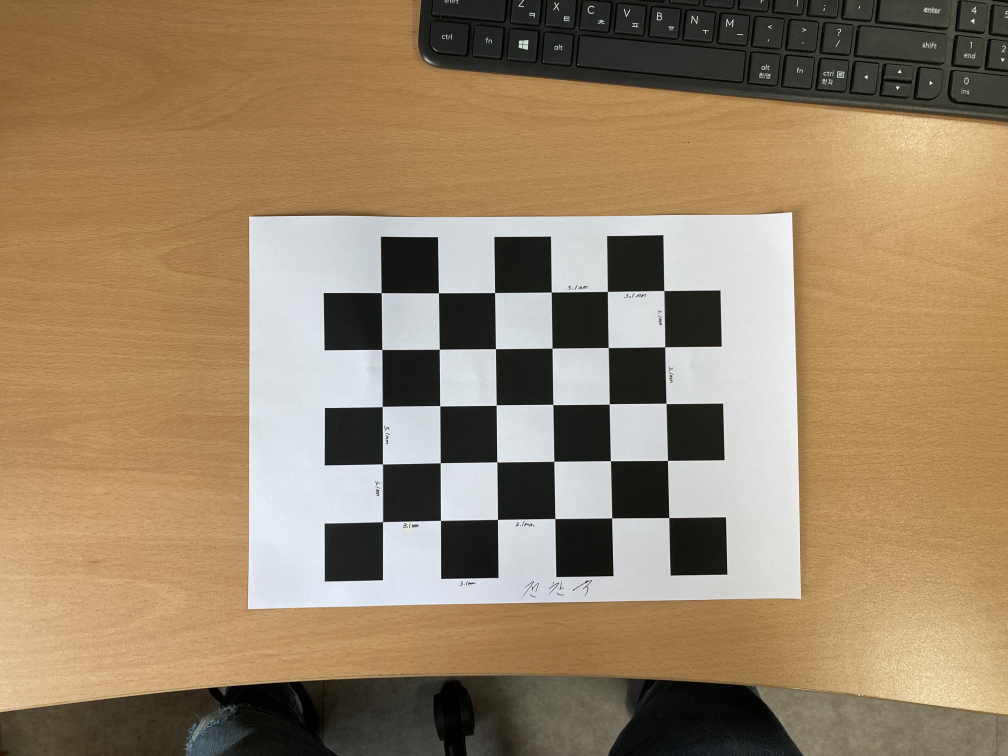
#> input picture 과제/과제 2/Images/IMG_9726.jpg, 4032 x 3024 px (shown at 1/4 size); its folder holds only this picture in this run
$ python 'calibration copy.py'
#> lines starting #> are read from the running program, lines starting #| are printed output that depends on the picture
# https://docs.opencv.org/4.x/dc/dbb/tutorial_py_calibration.html
import os
import cv2
import numpy as np

# termination criteria
criteria = (
    cv2.TERM_CRITERIA_EPS + cv2.TERM_CRITERIA_MAX_ITER,
    30,
    0.001,
)

checker = (5, 6)  # (rows, columns)

# prepare object points, like (0,0,0), (1,0,0), (2,0,0) ....,(6,5,0)
objp = np.zeros((1, checker[0] * checker[1], 3), np.float32)  # 3D points
objp[0, :, :2] = np.mgrid[0 : checker[0], 0 : checker[1]].T.reshape(-1, 2)

# Arrays to store object points and image points from all the images.
objpoints = []  # 3d point in real world space
imgpoints = []  # 2d points in image plane.

# images = glob.glob('./Images/*.jpg')
images = os.listdir("./Images")

for i in range(len(images)):
    img = cv2.imread("./Images/" + images[i])
#> img is the input picture: shape (3024, 4032, 3); mean B, G, R 103.9, 131.8, 152.4
    gray = cv2.cvtColor(img, cv2.COLOR_BGR2GRAY)
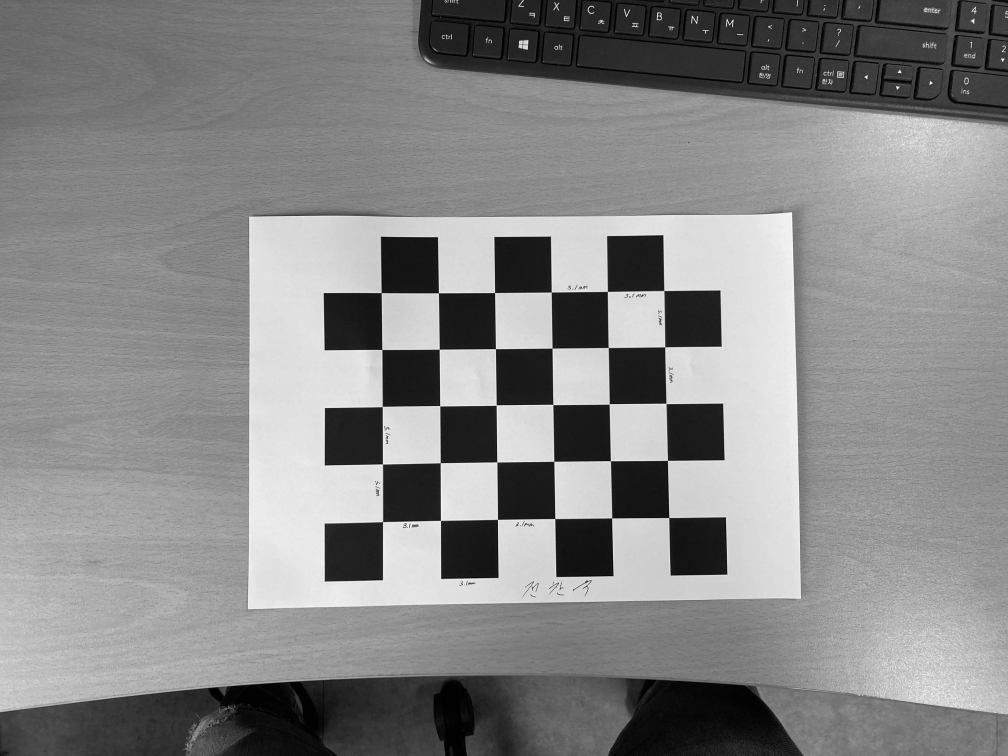
#> gray: shape (3024, 4032) (shown at 1/4 size); min 0, max 255, mean 134.7

    # Find the chess board corners
    ret, corners = cv2.findChessboardCorners(gray, checker, None)
#> ret = True; corners = 30 rows, first 8: [1531.1, 2087.7], [1531, 1857.1], [1530, 1627.6], [1528.8, 1399.3], [1525.6, 1171.7], [1763.4, 2082.7], [1762.3, 1852.3], [1760.5, 1624.2]

    # If found, add object points, image points (after refining them)
    if ret:
        objpoints.append(objp)

        corners2 = cv2.cornerSubPix(gray, corners, (11, 11), (-1, -1), criteria)
#> corners2 = 30 rows, first 8: [1531.6, 2087.9], [1531.1, 1857.3], [1530.2, 1627.4], [1528.8, 1399.4], [1526, 1171.8], [1763.3, 2082.9], [1762.3, 1852.4], [1760.5, 1624.4]
        imgpoints.append(corners2)

        # Draw and display the corners
        # img = cv2.drawChessboardCorners(img, checker, corners2, ret)
        # cv2.namedWindow("image" + str(i), cv2.WINDOW_NORMAL)
        # cv2.resizeWindow("image" + str(i), 800, 600)
        # cv2.imshow("image" + str(i), img)

## Calibration
# cv2.calibrateCamera() which returns the camera matrix, distortion coefficients, rotation and translation vectors etc.
ret, mtx, dist, rvecs, tvecs = cv2.calibrateCamera(
    objpoints, imgpoints, gray.shape[::-1], None, None
)
#> ret = 0.567; mtx = [[5298.6, 0, 2086.5], [0, 5311.2, 1594.8], [0, 0, 1]]; dist = [[-1.07, 156.6, 0.00148, 0.00311, -4602.9]]; rvecs = ([-0.021, -0.0904, -1.58],); tvecs = ([-2.41, 2.14, 23.11],)

## Undistortion
for i in range(len(images)):
    img = cv2.imread("./Images/" + images[i])
    h, w = img.shape[:2]
    newcameramtx, roi = cv2.getOptimalNewCameraMatrix(mtx, dist, (w, h), 1, (w, h))
#> newcameramtx has the same summary as mtx; roi = (0, 0, 4031, 3023)
    # 1. Using cv2.undistort()
    dst = cv2.undistort(img, mtx, dist, None, newcameramtx)
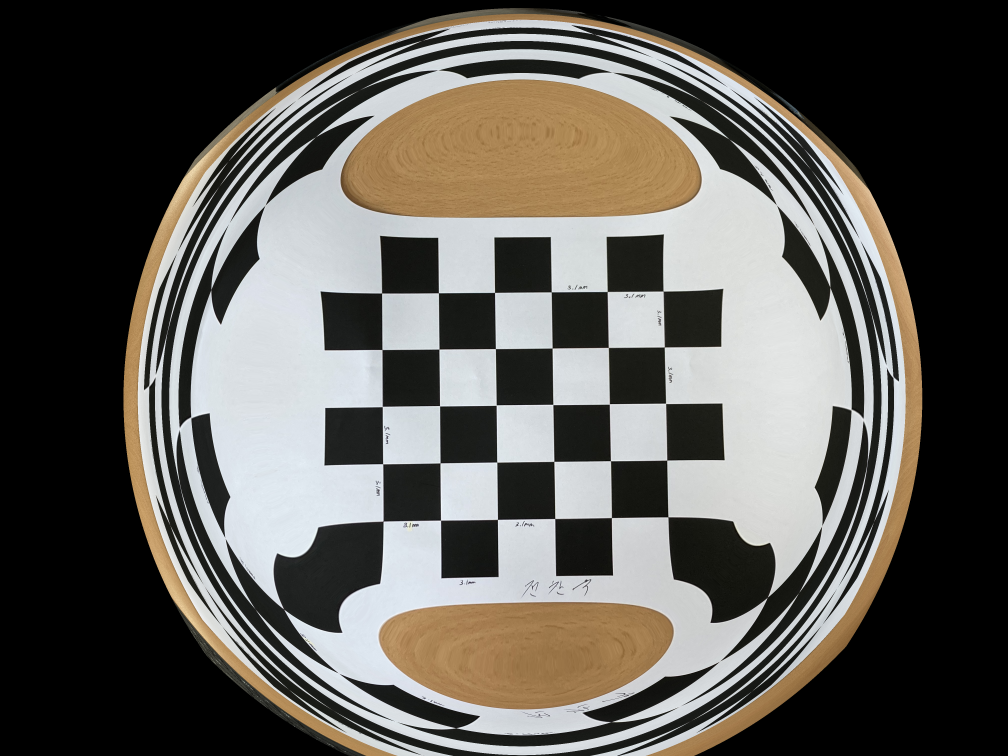
#> dst: shape (3024, 4032, 3) (shown at 1/4 size); mean B, G, R 86.4, 91.9, 94.7
    # crop the image
    x, y, w, h = roi
#> x = 0; y = 0; w = 4031; h = 3023
    dst = dst[y : y + h, x : x + w]
#> dst: shape (3023, 4031, 3)
    cv2.namedWindow("Undistorted Image" + str(i), cv2.WINDOW_NORMAL)
    cv2.resizeWindow("Undistorted Image" + str(i), 400, 300)
    cv2.imshow("Undistorted Image" + str(i), dst)
cv2.waitKey(0)
cv2.destroyAllWindows()

$ run again, on 과제/과제 2/Images/IMG_9730.jpg
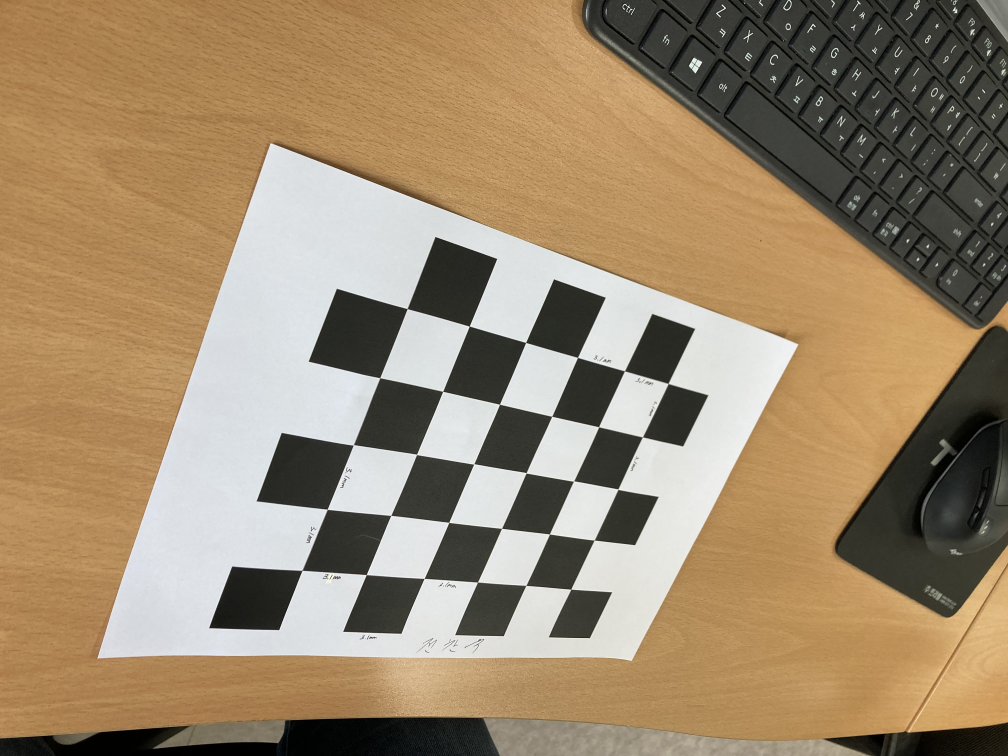
#> input picture 과제/과제 2/Images/IMG_9730.jpg, 4032 x 3024 px (shown at 1/4 size)
#> img is the input picture: shape (3024, 4032, 3); mean B, G, R 109.1, 136.5, 156.5
#> `gray = cv2.cvtColor(img, cv2.COLOR_BGR2GRAY)`:
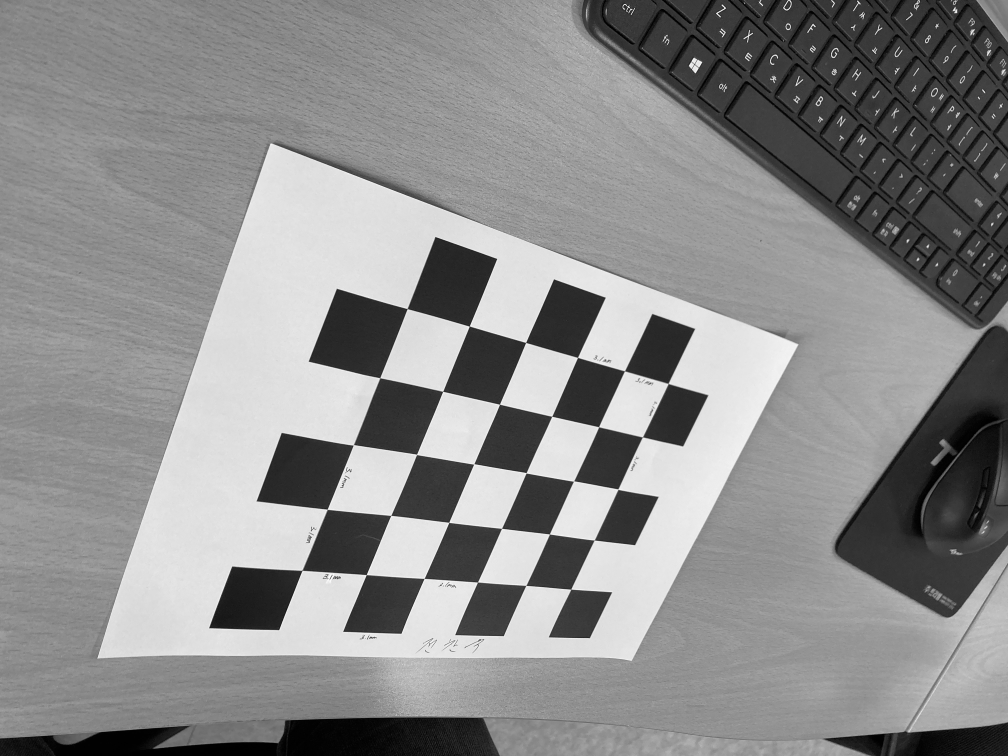
#> gray: shape (3024, 4032) (shown at 1/4 size); min 0, max 255, mean 139.3
#> `ret, corners = cv2.findChessboardCorners(gray, checker, None)`: ret = True; corners = 30 rows, first 8: [1209, 2281.5], [1310.1, 2037.8], [1413.4, 1781.9], [1520.4, 1513.2], [1630.1, 1235.1], [1466.5, 2299.6], [1564.8, 2062.9], [1667.2, 1818.2]
#> corners2 = 30 rows, first 8: [1209.5, 2282.6], [1310.2, 2038.3], [1414.7, 1780.8], [1520.5, 1512.6], [1630.3, 1235.6], [1466.3, 2299.7], [1564.8, 2062.8], [1667.7, 1818.9]
#> `ret, mtx, dist, rvecs, tvecs = cv2.calibrateCamera( objpoints, imgpoin..`: ret = 1.19; mtx = [[2316.3, 0, 2024.2], [0, 2641.4, 765], [0, 0, 1]]; dist = [[0.143, -0.129, -0.0155, -0.00563, 0.00793]]; rvecs = ([0.492, -0.0988, -1.16],); tvecs = ([-3.03, 5.04, 8.89],)
#> newcameramtx = [[1558, 0, 2506.3], [0, 1536.8, 434.7], [0, 0, 1]]; roi = (1222, 30, 2595, 1719)
#> `x, y, w, h = roi`: x = 1222; y = 30; w = 2595; h = 1719
#> `dst = dst[y : y + h, x : x + w]`:
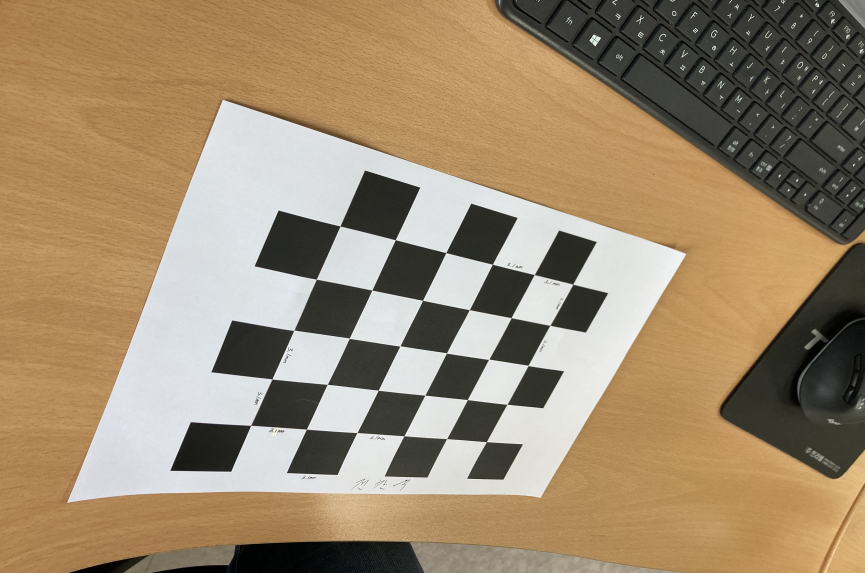
#> dst: shape (1719, 2595, 3) (shown at 1/3 size); mean B, G, R 110.6, 138.1, 158.2

$ run again, on 과제/과제 2/Images/IMG_9731.jpg
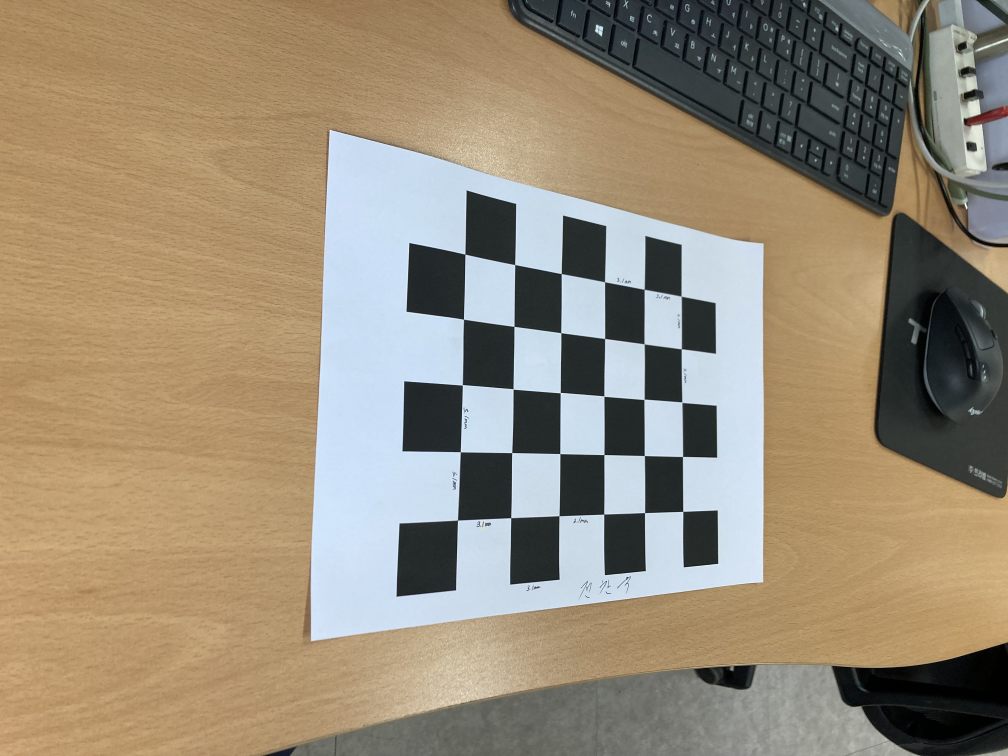
#> input picture 과제/과제 2/Images/IMG_9731.jpg, 4032 x 3024 px (shown at 1/4 size)
#> img is the input picture: shape (3024, 4032, 3); mean B, G, R 119.2, 139.4, 152
#> `gray = cv2.cvtColor(img, cv2.COLOR_BGR2GRAY)`:
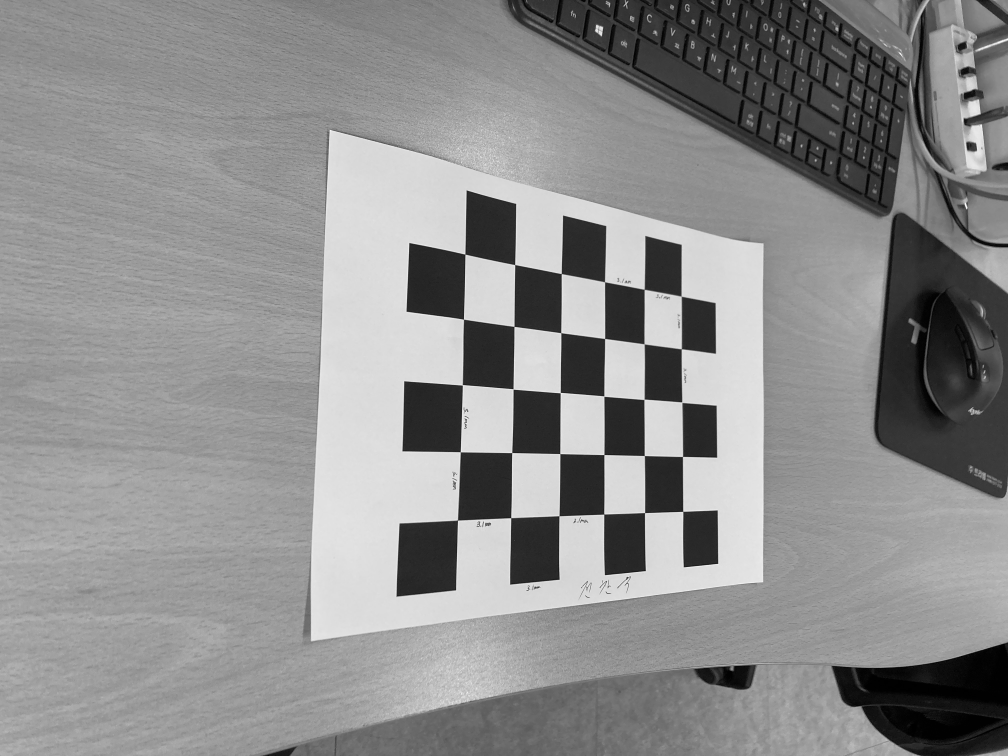
#> gray: shape (3024, 4032) (shown at 1/4 size); min 0, max 255, mean 140.9
#> `ret, corners = cv2.findChessboardCorners(gray, checker, None)`: ret = True; corners = 30 rows, first 8: [1830.3, 2081.4], [1842, 1808.7], [1850.6, 1540.6], [1855.1, 1278.1], [1861.3, 1017.6], [2044.6, 2072.3], [2048.7, 1811.6], [2053.5, 1556.7]
#> corners2 = 30 rows, first 8: [1831.2, 2081.7], [1842.3, 1808.7], [1850.5, 1540.6], [1855.3, 1278.2], [1861.2, 1017.8], [2044.7, 2072.1], [2048.6, 1811.7], [2053.7, 1557.2]
#> `ret, mtx, dist, rvecs, tvecs = cv2.calibrateCamera( objpoints, imgpoin..`: ret = 1.39; mtx = [[3522, 0, 2005.4], [0, 3474.5, 1283.3], [0, 0, 1]]; dist = [[0.589, -5.95, -0.035, -0.00679, 28.7]]; rvecs = ([0.413, -0.64, -1.43],); tvecs = ([-0.62, 2.94, 12.77],)
#> newcameramtx = [[4885.3, 0, 2028.5], [0, 3771.4, 1301.3], [0, 0, 1]]; roi = (1407, 800, 1245, 933)
#> `x, y, w, h = roi`: x = 1407; y = 800; w = 1245; h = 933
#> `dst = dst[y : y + h, x : x + w]`:
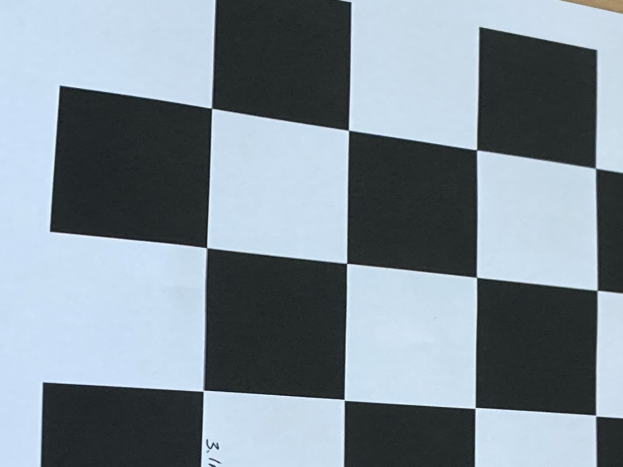
#> dst: shape (933, 1245, 3) (shown at 1/2 size); mean B, G, R 151.2, 141.5, 128.4

$ run again, on 과제/과제 2/Images/IMG_9732.jpg
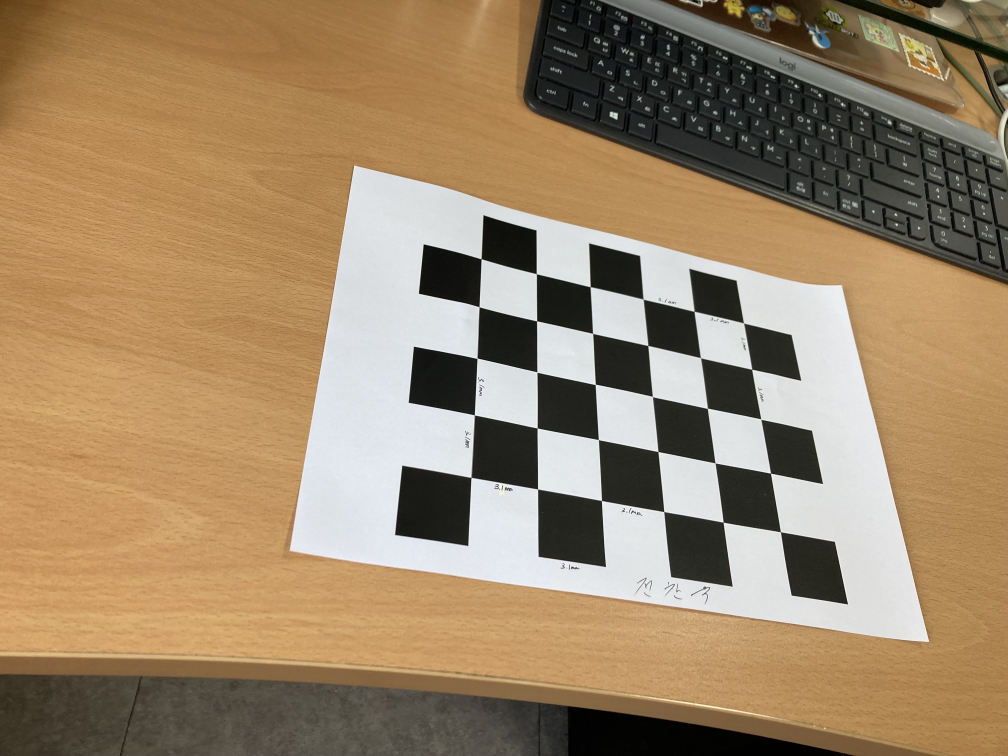
#> input picture 과제/과제 2/Images/IMG_9732.jpg, 4032 x 3024 px (shown at 1/4 size)
#> img is the input picture: shape (3024, 4032, 3); mean B, G, R 104.2, 133.7, 156.8
#> `gray = cv2.cvtColor(img, cv2.COLOR_BGR2GRAY)`:
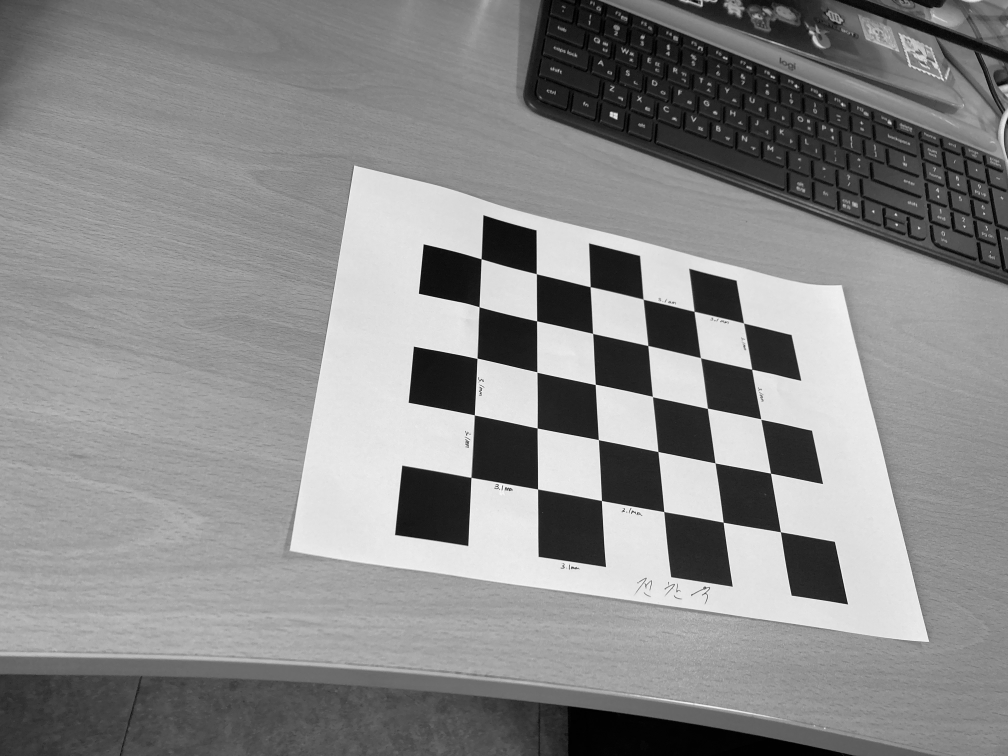
#> gray: shape (3024, 4032) (shown at 1/4 size); min 0, max 255, mean 137.2
#> `ret, corners = cv2.findChessboardCorners(gray, checker, None)`: ret = True; corners = 30 rows, first 8: [1884.8, 1910.5], [1898.4, 1660.6], [1909.2, 1434.5], [1917.4, 1228.2], [1926.1, 1036.8], [2152.4, 1957.2], [2150.2, 1713], [2149.1, 1489]
#> corners2 = 30 rows, first 8: [1885.5, 1910.7], [1898.6, 1660.9], [1909.4, 1434.3], [1917.5, 1228.5], [1925.9, 1036.6], [2151.9, 1957.2], [2150.1, 1713.2], [2149.2, 1489.4]
#> `ret, mtx, dist, rvecs, tvecs = cv2.calibrateCamera( objpoints, imgpoin..`: ret = 1.23; mtx = [[3408.3, 0, 2049], [0, 3531.2, 1343.9], [0, 0, 1]]; dist = [[0.426, -3.22, -0.0241, -0.00331, 8.79]]; rvecs = ([-0.258, -0.741, -1.38],); tvecs = ([-0.574, 1.93, 12.02],)
#> newcameramtx = [[3681, 0, 2027.8], [0, 3600.4, 1309.1], [0, 0, 1]]; roi = (797, 342, 2509, 1949)
#> `x, y, w, h = roi`: x = 797; y = 342; w = 2509; h = 1949
#> `dst = dst[y : y + h, x : x + w]`:
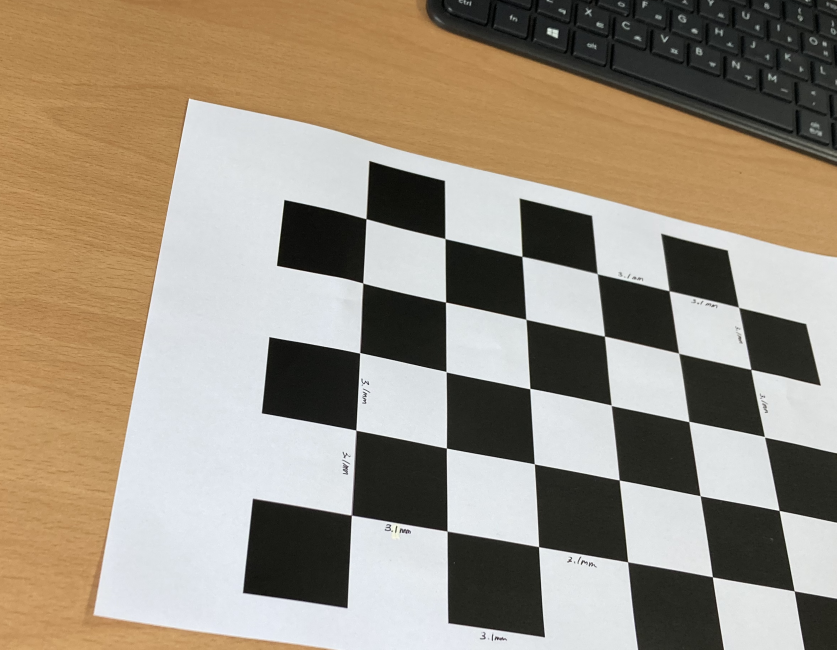
#> dst: shape (1949, 2509, 3) (shown at 1/3 size); mean B, G, R 126.8, 143.6, 155.6
